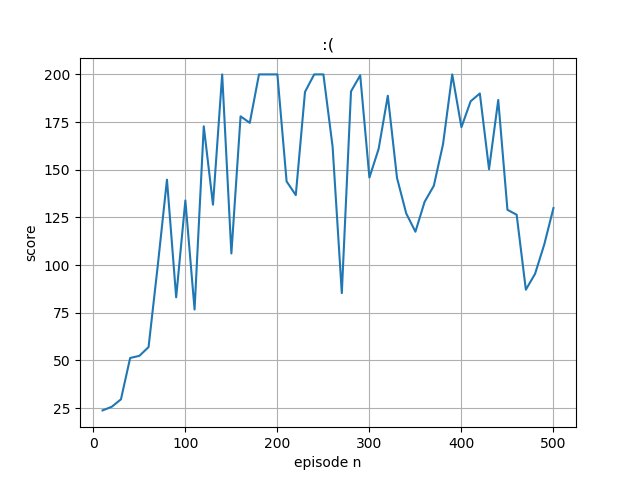

Recreate this plot in Python.
import numpy as np
import gym
import sys
import tensorflow as tf 
import matplotlib
import matplotlib.pyplot as plt

actor_model = tf.keras.models.Sequential([
  tf.keras.layers.Dense(128,input_shape=(1,4),activation='relu'),
  tf.keras.layers.Dense(2, activation='softmax')
])
actor_model.compile(loss='categorical_crossentropy',optimizer=tf.keras.optimizers.Adam(learning_rate = 0.001))

critic_model = tf.keras.models.Sequential([
  tf.keras.layers.Dense(128,input_shape=(1,4),activation='relu'),
  tf.keras.layers.Dense(1)
])
critic_model.compile(loss='mean_squared_error', optimizer=tf.keras.optimizers.Adam(learning_rate = 0.005))

env = gym.make('CartPole-v0')
env.seed(1)
episodes = 500
score=0
episode_n=[]
mean_score=[]
discount_factor=0.99
max_score=200
FAIL_PENALTY=-100

def train(previous_state, action, reward, current_state, done):
    previous_state_predicted_value=critic_model(previous_state)

    if not done:
        current_state_predicted_value=critic_model(current_state)
    else:
        current_state_predicted_value=0

    real_previous_value=np.zeros((1,1,1))
    real_previous_value = reward + discount_factor * current_state_predicted_value
    advantages = np.zeros((1,1,2))
    advantages[0][0][action] = real_previous_value - previous_state_predicted_value
    previous_state=previous_state.reshape([1,1,4])
    

    real_previous_value=tf.reshape(real_previous_value,[1,1,1])
    actor_model.fit(previous_state, advantages, epochs=1, verbose=0)
    critic_model.fit(previous_state, real_previous_value, epochs=1, verbose=0)
    
    
	
replay_buffer=[]
for e in range(episodes):
  state = env.reset()
  episode_score = 0
  done = False 
  while not done:
    state = state.reshape([1,4])
    logits = actor_model(state)
    a_dist = logits.numpy()
    # Choose random action with p = action 
    a = np.random.choice(a_dist[0],p=a_dist[0])
    a, = np.where(a_dist[0] == a)
    a=a[0]
    next_state, reward, done, _ = env.step(a)
    next_state = next_state.reshape([1,4])
    episode_score +=reward
    if done and not(episode_score==max_score):
    	reward=FAIL_PENALTY
    train(state, a, reward, next_state, done)
    state=next_state
  score+=episode_score

  print("Episode  {}  Score  {}".format(e+1, episode_score))
  if (e+1) % 10 == 0:
    episode_n.append(e+1)
    mean_score.append(score/10)
    print("Episode  mean  score  {}".format(score/10))
    score=0

fig, ax = plt.subplots()
ax.plot(episode_n, mean_score)
ax.set(xlabel='episode n', ylabel='score',title=':(')
ax.grid()
fig.savefig("test.png")
plt.show()
